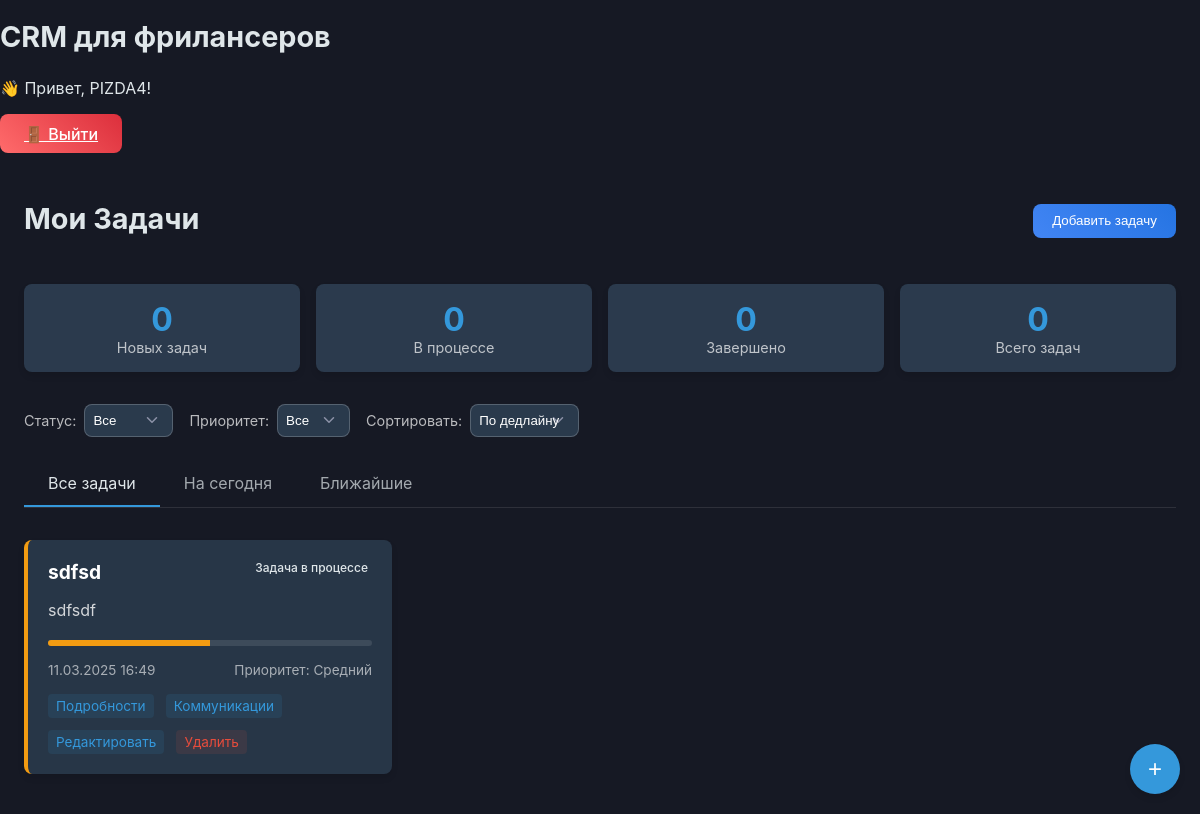
/ (signed in), run on the app's committed database.
### crm/models.py (models this page shows, shortened)
class CustomUser(AbstractUser):
	full_name = models.CharField(max_length=255, blank=True, verbose_name='ФИО')
	phone = models.CharField(max_length=20, blank=True, verbose_name='Телефон')
	company_name = models.CharField(max_length=255, blank=True, verbose_name='Компания')
	role = models.CharField(
		max_length=20,
		choices=[('freelancer', 'Фрилансер'), ('client', 'Клиент')],
		default='freelancer',
		verbose_name='Роль'
	)

class Task(models.Model):
    TASK_CHOICES = [
        ('not_started', 'Задача не начата'),
        ('in_progress', 'Задача в процессе'),
        ('completed', 'Задача завершена'),
        ('on_hold', 'Задача приостановлена'),
        ('blocked', 'Задача заблокирована'),
        ('canceled', 'Задача отменена'),
        ('waiting_for_review', 'Задача ожидает проверки')
    ]
    PRIORITY_CHOICES = [
        ('low', 'Низкий'),
        ('medium', 'Средний'),
        ('high', 'Высокий')
    ]
    name = models.CharField(max_length=100, null=False, blank=False)
    description = models.CharField(max_length=350, null=True, blank=True)
    status = models.CharField(max_length=45, choices=TASK_CHOICES, null=False, blank=False)
    priority = models.CharField(max_length=10, choices=PRIORITY_CHOICES, default='medium')
    deadline = models.DateTimeField(null=True, blank=True)
    created_at = models.DateTimeField(auto_now_add=True)
    owner = models.ForeignKey(settings.AUTH_USER_MODEL, on_delete=models.CASCADE)

### crm/views.py (the view)
# urls.py: 2. Add a URL to urlpatterns:  path('', views.home, name='home')
@login_required
def home(request):
    tasks = Task.objects.filter(owner=request.user)
    form = TaskForm()
    return render(request, 'crm/home.html', {
        'tasks': tasks,
        'form': form
    })

### crm/forms.py
class TaskForm(forms.ModelForm):
	class Meta:
		model = Task
		fields = ['name', 'description', 'status', 'priority', 'deadline']
		widgets = {
				'name': forms.TextInput(attrs={'class': 'form-control'}),
				'description': forms.Textarea(attrs={'class': 'form-control'}),
				'status': forms.Select(attrs={'class': 'form-control'}),
				'priority': forms.Select(attrs={'class': 'form-control'}),
				'deadline': forms.DateTimeInput(attrs={'class': 'form-control', 'type': 'datetime-local'}),
		}

### crm/templates/crm/home.html (shortened to what this page needs)
{% extends "crm/base.html" %}
{% load static %}
{% block content %}
<div class="container">
    <div class="header-container">
        <h1>Мои Задачи</h1>
        <button id="open-form-btn" class="btn btn-primary">
             Добавить задачу
        </button>
    </div>
    <div class="stats-container">
        <div class="stat-card" data-stat="new">
            <div class="number">0</div>
            <div class="label">Новых задач</div>
        </div>
        <div class="stat-card" data-stat="in_progress">
            <div class="number">0</div>
            <div class="label">В процессе</div>
        </div>
        <div class="stat-card" data-stat="completed">
            <div class="number">0</div>
            <div class="label">Завершено</div>
        </div>
        <div class="stat-card" data-stat="total">
            <div class="number">0</div>
            <div class="label">Всего задач</div>
        </div>
    </div>
    <div class="filters-container">
        <div class="filter-group">
            <span class="filter-label">Статус:</span>
            <select id="status-filter" class="filter-select">
                <option value="">Все</option>
            </select>
        </div>
        <div class="filter-group">
            <span class="filter-label">Приоритет:</span>
            <select id="priority-filter" class="filter-select">
                <option value="">Все</option>
            </select>
        </div>
        <div class="filter-group">
            <span class="filter-label">Сортировать:</span>
            <select id="sort-filter" class="filter-select">
                <option value="deadline">По дедлайну</option>
            </select>
        </div>
    </div>
    <div class="tabs">
        <div class="tab active" data-filter="all">Все задачи</div>
        <div class="tab" data-filter="today">На сегодня</div>
        <div class="tab" data-filter="upcoming">Ближайшие</div>
    </div>
    <div class="tasks-container">
        {% if tasks %}
        <ul id="task-list">
            {% for task in tasks %}
            <li class="task-item priority-{{ task.priority|lower }}" data-id="{{ task.id }}" data-date="{{ task.deadline|date:'Y-m-d' }}">
                <span class="status-badge status-{{ task.status|slugify }}">{{ task.get_status_display }}</span>
                <h3>{{ task.name }}</h3>
                <p>{{ task.description|truncatechars:100 }}</p>
                <div class="task-progress">
                    <div class="progress-bar" style="width: {% if task.status == 'not_started' %}0%{% elif task.status == 'in_progress' %}50%{% else %}100%{% endif %}"></div>
                </div>
                <div class="task-meta">
                    <span class="deadline" data-date="{{ task.deadline|date:'Y-m-d' }}">
                         {{ task.deadline|date:"d.m.Y H:i" }}
                    </span>
                    <span class="priority">
                        Приоритет: {{ task.get_priority_display }}
                    </span>
                </div>
                <div class="task-actions">
                    <a href="{% url 'task_detail' task_id=task.id %}">Подробности</a>
                    <a href="{% url 'task_message' task_id=task.id %}">Коммуникации</a>
                    <a href="{% url 'edit_task' task_id=task.id %}">Редактировать</a>
                    <a href="#" class="delete-btn" onclick="deleteTaskConfirm(event, {{ task.id }})">Удалить</a>
                </div>
            </li>
            {% endfor %}
        </ul>
        {% else %}
        <div class="empty-list">
            <p>У вас пока нет задач. Создайте новую задачу, нажав на кнопку выше.</p>
            <button onclick="toggleTaskForm()" class="btn btn-primary">Создать задачу</button>
        </div>
        {% endif %}
    </div>
    <button class="add-task-btn" onclick="toggleTaskForm()">+</button>
</div>
{% endblock content %}

### crm/templates/crm/base.html (shortened to what this page needs)
{% load static %}
<!DOCTYPE html>
<html lang="ru">
<head>
    <link rel="stylesheet" href="{% static 'crm/css/style.css' %}">
    <link rel="stylesheet" href="{% static 'crm/css/task_message.css' %}">
    <link rel="stylesheet" href="{% static 'crm/css/delete_styles.css' %}">
</head>
<body>
    <header>
        <h1>CRM для фрилансеров</h1>
        <nav>
        {% if user.is_authenticated %}
            <p>👋 Привет, {{ user.username }}!</p>
            <a href="{% url 'logout' %}" class="btn btn-danger nav-btn">🚪 Выйти</a>
        {% else %}
            <a href="{% url 'login' %}" class="btn btn-primary nav-btn">🔑 Войти</a>
            <a href="{% url 'register' %}" class="btn btn-success nav-btn">🛡️ Регистрация</a>
        {% endif %}
        </nav>
    </header>
    <main>
        {% block content %}
        {% endblock %}
    </main>
</body>
</html>

### crm/static/crm/css/style.css (style rules this page uses)
:root { --primary-color: #3498db; --secondary-color: #2c3e50; --accent-color: #e74c3c; --light-bg: #f8f9fa; --dark-bg: #1a1f29; --text-light: #f8f9fa; --text-dark: #333; --border-radius: 8px; --box-shadow: 0 4px 6px rgba(0, 0, 0, 0.1); --transition: all 0.3s ease; }
body { font-family: 'Roboto', 'Segoe UI', sans-serif; margin: 0; padding: 0; background-color: var(--dark-bg); color: var(--text-light); }
.container { max-width: 1200px; margin: 2rem auto; padding: 0 1rem; }
h1 { font-size: 1.8rem; margin-bottom: 1.5rem; color: var(--text-light); }
.btn { display: inline-block; padding: 0.5rem 1rem; border-radius: var(--border-radius); font-weight: 500; text-align: center; cursor: pointer; transition: var(--transition); border: none; }
.btn-primary { background-color: var(--primary-color); color: white; }
.btn-danger { background-color: var(--accent-color); color: white; }
.tasks-container { margin-top: 2rem; }
#task-list { list-style: none; padding: 0; display: grid; grid-template-columns: repeat(auto-fill, minmax(300px, 1fr)); gap: 1.5rem; }
.task-item { background-color: rgba(44, 62, 80, 0.8); border-radius: var(--border-radius); padding: 1.25rem; box-shadow: var(--box-shadow); transition: var(--transition); position: relative; border-left: 4px solid var(--primary-color); }
.task-item h3 { margin-top: 0; margin-bottom: 0.5rem; color: white; font-size: 1.2rem; }
.task-item p { margin: 0.5rem 0; color: rgba(255, 255, 255, 0.8); }
.task-meta { display: flex; justify-content: space-between; margin-top: 1rem; font-size: 0.85rem; color: rgba(255, 255, 255, 0.6); }
.priority-medium { border-left-color: #f39c12; }
.status-badge { position: absolute; top: 1rem; right: 1rem; padding: 0.25rem 0.5rem; border-radius: 4px; font-size: 0.75rem; font-weight: 500; }
.task-actions { display: flex; gap: 0.5rem; margin-top: 1rem; }
.task-actions a { text-decoration: none; font-size: 0.85rem; color: var(--primary-color); }
.nav-btn { width: auto !important; display: inline-block !important; }
.add-task-btn { position: fixed; bottom: 20px; right: 20px; width: 50px; height: 50px; border-radius: 50%; background-color: var(--primary-color); color: white; border: none; font-size: 24px; cursor: pointer; box-shadow: var(--box-shadow); display: flex; align-items: center; justify-content: center; z-index: 100; transition: var(--transition); }
.stats-container { display: grid; grid-template-columns: repeat(auto-fit, minmax(150px, 1fr)); gap: 1rem; margin-bottom: 2rem; }
.stat-card { background-color: rgba(52, 73, 94, 0.7); border-radius: var(--border-radius); padding: 1rem; text-align: center; box-shadow: var(--box-shadow); }
.stat-card .number { font-size: 2rem; font-weight: bold; color: var(--primary-color); }
.stat-card .label { font-size: 0.9rem; color: rgba(255, 255, 255, 0.7); }
.task-item { display: grid; grid-template-rows: auto auto 1fr auto; }
.task-progress { margin-top: 0.75rem; height: 6px; background-color: rgba(255, 255, 255, 0.1); border-radius: 3px; overflow: hidden; }
.progress-bar { height: 100%; background-color: var(--primary-color); }
.priority-medium .progress-bar { background-color: #f39c12; }
.filters-container { display: flex; gap: 1rem; margin-bottom: 1.5rem; flex-wrap: wrap; align-items: center; }
.filter-group { display: flex; align-items: center; gap: 0.5rem; }
.filter-label { font-size: 0.9rem; color: rgba(255, 255, 255, 0.7); }
.filter-select { background-color: rgba(52, 73, 94, 0.7); color: white; border: 1px solid rgba(255, 255, 255, 0.2); border-radius: var(--border-radius); padding: 0.5rem; }
.tabs { display: flex; border-bottom: 1px solid rgba(255, 255, 255, 0.1); margin-bottom: 1.5rem; }
.tab { padding: 0.75rem 1.5rem; cursor: pointer; opacity: 0.7; border-bottom: 2px solid transparent; transition: var(--transition); }
.tab.active { opacity: 1; border-bottom-color: var(--primary-color); }
.header-container { display: flex; justify-content: space-between; align-items: center; margin-bottom: 1.5rem; }
#open-form-btn { margin-left: 1rem; padding: 0.6rem 1.2rem; }
.task-actions { display: flex; gap: 0.75rem; margin-top: 1rem; justify-content: flex-start; flex-wrap: wrap; }
.task-actions a { text-decoration: none; font-size: 0.85rem; color: var(--primary-color); padding: 0.25rem 0.5rem; background-color: rgba(52, 152, 219, 0.1); border-radius: 4px; transition: var(--transition); }
.delete-btn { color: var(--accent-color) !important; background-color: rgba(231, 76, 60, 0.1) !important; }

### data on the page
CustomUser: username "PIZDA4"
Task: status "Задача в процессе", name "sdfsd", description "sdfsdf", deadline "11.03.2025 16:49", priority "Средний"
